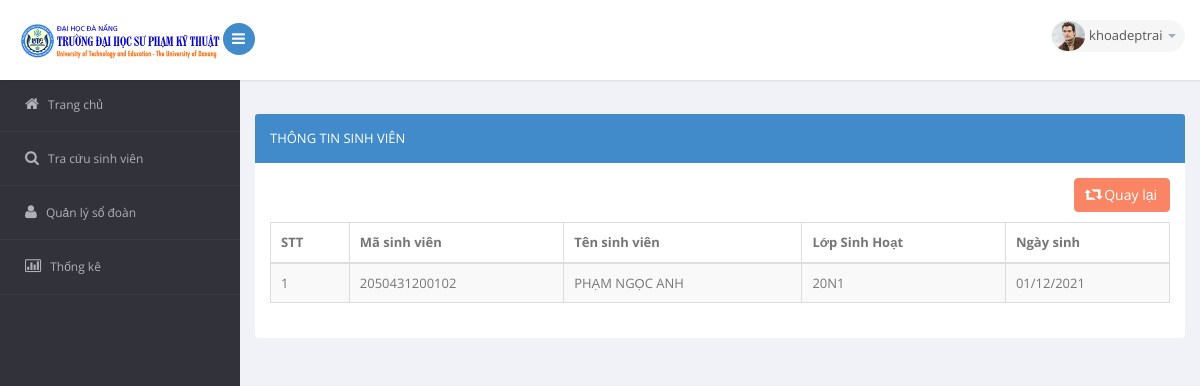
The app's page /tracuusinhvien/tracuu.php?action=view_sv&findid=4 (signed in) with its own data.
### tables this page shows
CREATE TABLE `sinhvien` (
  `idsv` int(11) NOT NULL,
  `masv` varchar(20) NOT NULL,
  `tensv` varchar(200) NOT NULL,
  `lopSH` varchar(10) NOT NULL,
  `ngaysinh` date NOT NULL
);

### model/SinhVien.php (called while the page is built, shortened)
<?php
function get_sinhvienByID($findid) {
    global $db;
    $query = 'SELECT * FROM sinhvien WHERE idsv = :id';
     $statement = $db->prepare($query);
        $statement->bindValue(':id', $findid);
        $statement->execute();
        $result = $statement->fetch();
        return $result;
}
?>

### tracuusinhvien/view.php (the view)
<section id="main-content">
    <section class="wrapper">
        <div class="row">
            <div class="col-sm-12">
                <section class="panel panel-primary">
                    <header class="panel-heading">
                        Thông tin sinh viên
                    </header>
                    <div class="panel-body">
                        <div class="btn-group" style="margin-bottom: 10px;float: right">
                            <a href="tracuu.php?page=1" class="btn btn-danger">
                                <i class="glyphicon glyphicon-retweet"></i>
                                <span>Quay lại</span>
                            </a>
                        </div>
                        <section id="unseen">
                            <table class="table table-bordered table-striped table-condensed">
                                <thead>
                                    <tr>
                                        <th>STT</th>
                                        <th>Mã sinh viên</th>
                                        <th>Tên sinh viên</th>
                                        <th>Lớp Sinh Hoạt</th>
                                        <th>Ngày sinh</th>
                                    </tr>
                                </thead>
                                <tbody>
                                    <tr>
                                        <td>1</td>
                                        <td><?php echo $sv['masv']; ?></td>
                                        <td><?php echo $sv['tensv']; ?></td>
                                        <td><?php echo $sv['lopSH']; ?></td>
                                        <td><?php echo date('d/m/Y',strtotime($sv['ngaysinh'])); ?></td>
                                    </tr>
                                </tbody>
                            </table>
                        </section>
                    </div>
                </section>
            </div>
        </div>
    </section>

### records on screen
sinhvien: masv "2050431200102", tensv "PHẠM NGỌC ANH", lopSH "20N1", ngaysinh "01/12/2021"

### other values on screen
$_SESSION['username'] "khoadeptrai"
